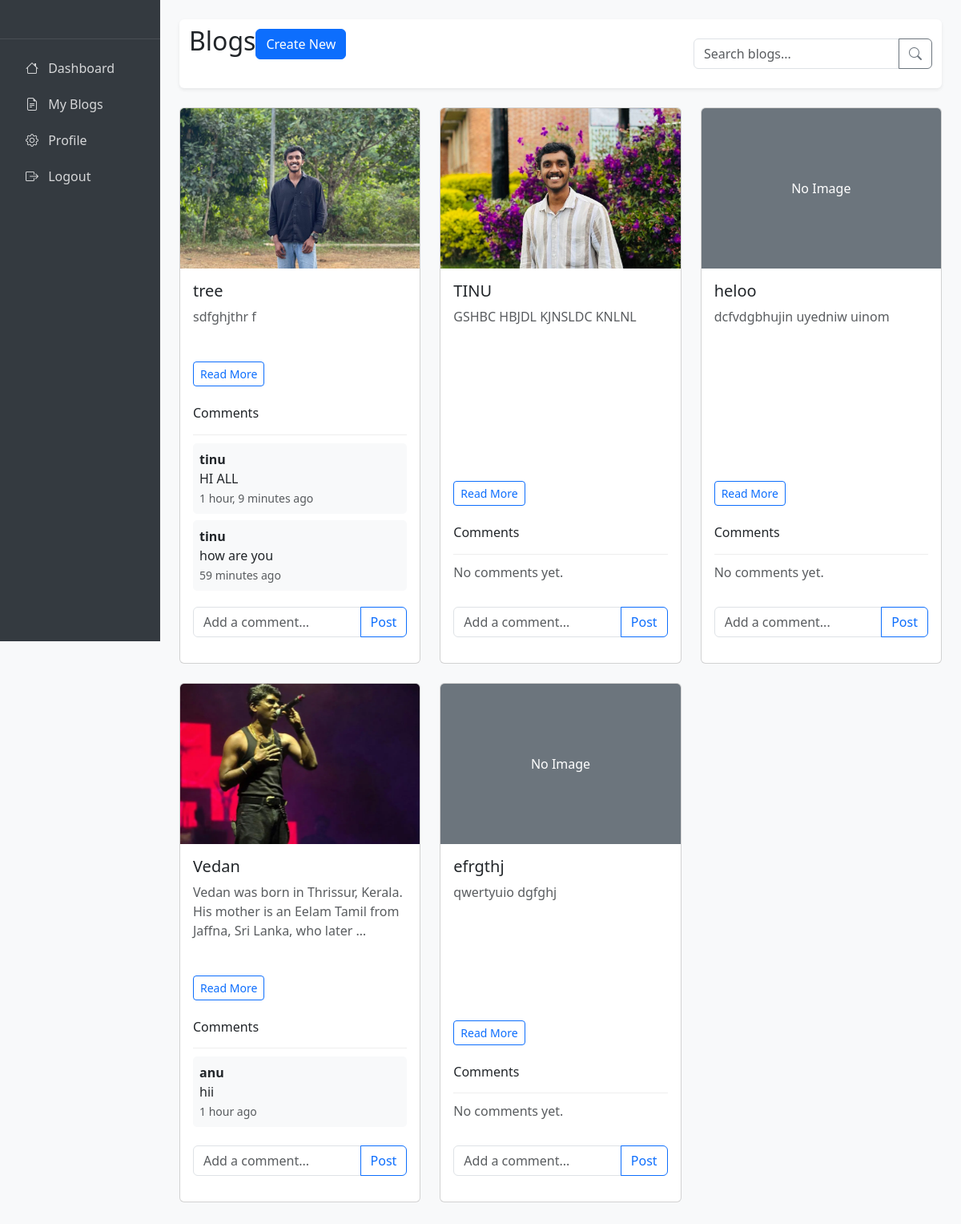
/home/, run on the app's committed database.
### BlogApp/models.py (models this page shows, shortened)
class Blog(models.Model):
    title = models.CharField(max_length=200)
    description = models.TextField()
    image=models.ImageField(upload_to='blog_media')

class Comment(models.Model):
    blog = models.ForeignKey(Blog, related_name='comments', on_delete=models.CASCADE)
    user = models.ForeignKey(User, on_delete=models.CASCADE)
    text = models.TextField()
    created_at = models.DateTimeField(auto_now_add=True)

### BlogApp/views.py (the view)
# urls.py: path('home/', views.listblog, name='home')
def listblog(request):
    blogs=Blog.objects.all()
    return render(request,'home.html',{'blogs':blogs})

### templates/home.html (shortened to what this page needs)
<!DOCTYPE html>
<html lang="en">
<head>
    <link href="https://cdn.jsdelivr.net/npm/bootstrap@5.3.0/dist/css/bootstrap.min.css" rel="stylesheet">
</head>
<body>
    <div class="container-fluid">
        <div class="row">
            <div class="col-md-3 col-lg-2 d-md-block sidebar p-0">
                <div class="profile-section text-center py-4">
                </div>
                <nav class="nav flex-column p-3">
                    <a class="nav-link " href="{% url 'home' %}">
                        <i class="bi bi-house me-2"></i> Dashboard
                    </a>
                    <a class="nav-link" href="#">
                        <i class="bi bi-file-earmark-text me-2"></i> My Blogs
                    </a>
                    <a class="nav-link" href="{% url 'user_profile' %}">
                        <i class="bi bi-gear me-2"></i> Profile
                    </a>
                    <a class="nav-link" href="{% url 'logout' %}">
                        <i class="bi bi-box-arrow-right me-2"></i> Logout
                    </a>
                </nav>
            </div>
            <main class="col-md-9 col-lg-10 ms-sm-auto px-md-4 py-4">
                <nav class="navbar navbar-expand-lg navbar-light bg-white rounded shadow-sm mb-4">
                    <div class="container-fluid">
                        <div class="collapse navbar-collapse" id="navbarSearch">
                              <div class="d-flex justify-content-between align-items-center mb-4">
                                    <h2> Blogs</h2>
                              </div>
                                <div class="d-flex justify-content-between align-items-center mb-4">
                                 <a href="{% url 'create' %}" class="btn btn-primary">
                                                Create New
                                                </a>
                                </div>
                            <form class="d-flex ms-auto">
                                <div class="input-group">
                                    <form class="search-form d-flex align-items-center" method="get" action="#">
                                    <input type="text" name="Q" class="form-control" placeholder="Search blogs...">
                                    <button class="btn btn-outline-secondary" type="submit">
                                        <i class="bi bi-search"></i>
                                    </button>
                                </form>
                                </div>
                            </form>
                        </div>
                    </div>
                </nav>
                <div class="row">
                    {% for blog in blogs %}
                    <div class="col-md-6 col-lg-4 mb-4">
                        <div class="blog-card card h-100">
                            {% if blog.image %}
                                <img src="{{ blog.image.url }}" class="card-img-top" alt="{{ blog.title }}" style="height: 200px; object-fit: cover;">
                            {% else %}
                                <div class="card-img-top bg-secondary" style="height: 200px; display: flex; align-items: center; justify-content: center; color: white;">
                                    No Image
                                </div>
                            {% endif %}
                            <div class="card-body">
                                <h5 class="card-title">{{ blog.title }}</h5>
                                <p class="card-text text-muted">{{ blog.description|truncatechars:100 }}</p>
                            </div>
                            <div class="card-footer bg-transparent border-top-0">
                                <a href="{% url 'blog_detail' blog.id %}" class="btn btn-sm btn-outline-primary">Read More</a>
                            </div>
                            <div class="p-3">
                                <h6 class="mb-3">Comments</h6>
                                <div class="comment-section">
                                    {% for comment in blog.comments.all %}
                                    <div class="comment">
                                        <strong>{{ comment.user.username }}</strong>
                                        <p class="mb-0">{{ comment.text }}</p>
                                        <small class="text-muted">{{ comment.created_at|timesince }} ago</small>
                                    </div>
                                    {% empty %}
                                    <p class="text-muted">No comments yet.</p>
                                    {% endfor %}
                                </div>
                                <form class="comment-form" method="post" action="{% url 'add_comment' blog.id %}">
                                    <div class="input-group mb-3">
                                        <input type="text" name="comment_text" class="form-control" placeholder="Add a comment..." required>
                                        <button class="btn btn-outline-primary" type="submit">Post</button>
                                    </div>
                                </form>
                            </div>
                        </div>
                    </div>
                    {% endfor %}
                </div>
            </main>
        </div>
    </div>
    <link rel="stylesheet" href="https://cdn.jsdelivr.net/npm/bootstrap-icons@1.10.0/font/bootstrap-icons.css">
</body>
</html>

### templates/home.html (style rules this page uses)
body { background-color: #f8f9fa; }
.sidebar { background-color: #343a40; color: white; height: 100vh; position: sticky; top: 0; }
.sidebar .nav-link { color: rgba(255, 255, 255, 0.8); margin-bottom: 5px; }
.profile-section { padding: 20px; border-bottom: 1px solid rgba(255, 255, 255, 0.1); }
.blog-card { transition: transform 0.2s; margin-bottom: 20px; }
.comment-section { max-height: 200px; overflow-y: auto; border-top: 1px solid #eee; padding-top: 10px; margin-top: 10px; }
.comment { padding: 8px; margin-bottom: 8px; background-color: #f8f9fa; border-radius: 5px; }
.comment-form { margin-top: 15px; }

### data on the page
Blog: image (picture), title "tree", description "sdfghjthr f"
Comment: user.username "tinu", text "HI ALL", created_at "1 hour, 9 minutes"
Comment: user.username "tinu", text "how are you", created_at "59 minutes"
Blog: image (picture), title "TINU", description "GSHBC HBJDL KJNSLDC KNLNL"
Blog: image "No Image", title "heloo", description "dcfvdgbhujin uyedniw uinom"
Blog: image (picture), title "Vedan", description "Vedan was born in Thrissur, Kerala. His mother is an Eelam Tamil from Jaffna, Sri Lanka, who later …"
Comment: user.username "anu", text "hii", created_at "1 hour"
Blog: image "No Image", title "efrgthj", description "qwertyuio dgfghj"
